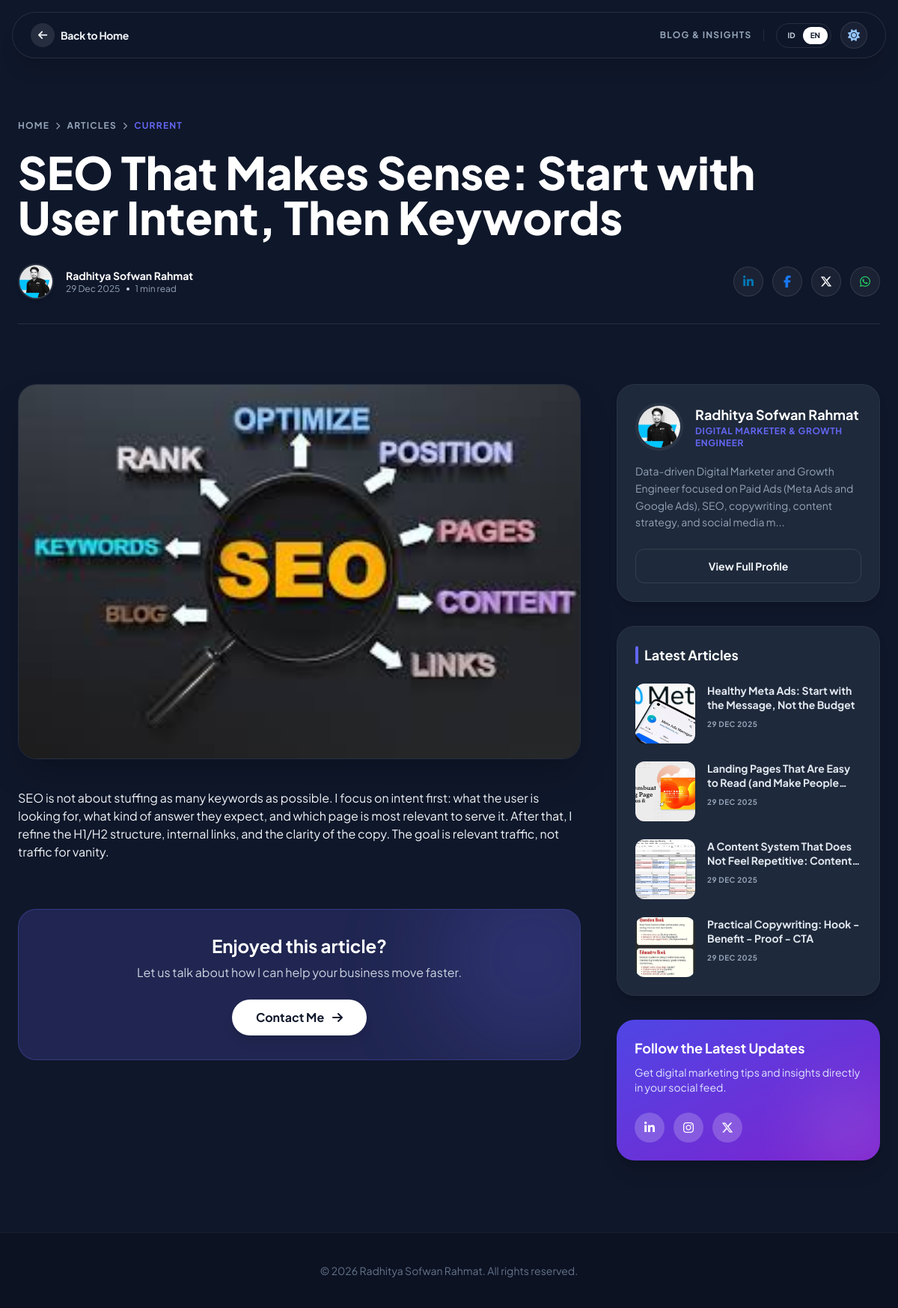
The app's page /article.php?id=3&lang=en with its own data.
### tables this page shows
CREATE TABLE `articles` (
  `id` int(11) NOT NULL AUTO_INCREMENT,
  `title` varchar(255) NOT NULL,
  `title_en` varchar(255) DEFAULT NULL,
  `content` longtext NOT NULL,
  `content_en` longtext DEFAULT NULL,
  `image_url` varchar(255) DEFAULT NULL,
  `created_at` timestamp NOT NULL DEFAULT current_timestamp(),
  `slug` varchar(255) DEFAULT NULL,
  `meta_desc` varchar(160) DEFAULT NULL,
  `meta_desc_en` varchar(160) DEFAULT NULL,
  PRIMARY KEY (`id`)
);

CREATE TABLE `profile` (
  `id` int(11) NOT NULL,
  `name` varchar(100) DEFAULT NULL,
  `bio` text DEFAULT NULL,
  `bio_en` text DEFAULT NULL,
  `address` text DEFAULT NULL,
  `whatsapp` varchar(20) DEFAULT NULL,
  `email` varchar(100) DEFAULT NULL,
  `site_title` varchar(50) DEFAULT 'Radhitya Sofwan',
  `site_title_en` varchar(50) DEFAULT NULL,
  `hero_role` varchar(100) DEFAULT 'Growth Engineer & Digital Strategist',
  `hero_role_en` varchar(100) DEFAULT NULL,
  `hero_image_url` varchar(255) DEFAULT 'uploads/hero_default.png',
  `profile_photo` varchar(255) DEFAULT 'uploads/profile_photo_default.jpg',
  `availability_text` varchar(100) DEFAULT 'AVAILABLE FOR NEW PROJECTS',
  `availability_text_en` varchar(100) DEFAULT NULL,
  `is_available` tinyint(1) DEFAULT 1,
  `cv_url` varchar(255) DEFAULT NULL,
  `projects_desc` text DEFAULT NULL,
  `projects_desc_en` text DEFAULT NULL,
  `contact_desc` text DEFAULT NULL,
  `contact_desc_en` text DEFAULT NULL,
  `projects_limit` int(11) DEFAULT 6,
  `seo_keywords` text DEFAULT 'Digital Marketing, Growth Hacking, Web Development, PHP, Meta Ads, SEO Specialist',
  `seo_keywords_en` text DEFAULT NULL,
  `link_github` varchar(255) DEFAULT NULL,
  `link_linkedin` varchar(255) DEFAULT NULL,
  `link_instagram` varchar(255) DEFAULT NULL,
  `link_facebook` varchar(255) DEFAULT NULL,
  `link_youtube` varchar(255) DEFAULT NULL,
  `link_tiktok` varchar(255) DEFAULT NULL,
  `link_threads` varchar(255) DEFAULT NULL,
  `link_twitter` varchar(255) DEFAULT NULL,
  `link_blog_pribadi` varchar(255) DEFAULT NULL,
  `custom_head_script` text DEFAULT NULL,
  `script_google` text DEFAULT NULL,
  `script_fb` text DEFAULT NULL,
  `script_other` text DEFAULT NULL,
  PRIMARY KEY (`id`)
);

### article.php (the view, shortened to what the rows shown need)
<?php
require_once 'i18n.php';
$lang = currentLang();
include 'db.php';
$protocol = isset($_SERVER['HTTPS']) && $_SERVER['HTTPS'] === 'on' ? "https" : "http";
$host = $_SERVER['HTTP_HOST'];
$scriptPath = dirname($_SERVER['SCRIPT_NAME']);
$baseUrl = $protocol . "://" . $host . rtrim(str_replace('\\', '/', $scriptPath), '/') . '/';
$id = isset($_GET['id']) ? (int)$_GET['id'] : 0;
$slug = isset($_GET['slug']) ? mysqli_real_escape_string($conn, $_GET['slug']) : '';
if ($slug) {
    $q = mysqli_query($conn, "SELECT * FROM articles WHERE slug='$slug'");
} else {
    $q = mysqli_query($conn, "SELECT * FROM articles WHERE id=$id");
}
$art = mysqli_fetch_assoc($q);
$profile = mysqli_fetch_assoc(mysqli_query($conn, "SELECT * FROM profile WHERE id=1"));
$articleTitle = localizedField($art, 'title', $lang);
$articleContent = localizedField($art, 'content', $lang);
$profileBio = localizedField($profile, 'bio', $lang);
$profileRole = localizedField($profile, 'hero_role', $lang);
$latestQ = mysqli_query($conn, "SELECT id, title, title_en, slug, image_url, created_at FROM articles WHERE id != {$art['id']} ORDER BY created_at DESC LIMIT 5");
function getBlogLink($slug, $id, $lang) {
    global $baseUrl;
    if (!empty($slug)) return localizedUrl($baseUrl . "blog/" . $slug, $lang);
    return localizedUrl($baseUrl . "article.php?id=" . $id, $lang);
}
?>
<!DOCTYPE html>
<html lang="<?php echo $lang; ?>">
<head>
    <script src="https://cdn.tailwindcss.com"></script>
    <link href="https://cdnjs.cloudflare.com/ajax/libs/font-awesome/6.6.0/css/all.min.css" rel="stylesheet">
</head>
<body class="bg-lightbg text-slate-800 dark:bg-darkbg dark:text-slate-100 selection:bg-primary selection:text-white">
    <div class="fixed top-0 left-0 right-0 z-50 flex justify-center px-4 pt-4 transition-all duration-300">
        <nav class="bg-white/90 dark:bg-slate-900/90 backdrop-blur-md border border-slate-200 dark:border-white/10 rounded-full px-6 py-3 w-full max-w-7xl flex justify-between items-center shadow-xl">
        </nav>
    </div>
    <header class="relative pt-32 pb-12 lg:pt-40 lg:pb-20 px-6">
        <div class="max-w-7xl mx-auto">
            <div class="flex items-center gap-2 text-xs font-bold uppercase tracking-widest text-slate-400 mb-6 justify-center lg:justify-start">
                <a href="<?php echo htmlspecialchars(localizedUrl('./', $lang)); ?>" class="hover:text-primary transition"><?php echo t('nav.home', [], $lang); ?></a>
                <i class="fas fa-chevron-right text-[10px]"></i>
                <a href="<?php echo htmlspecialchars(localizedUrl('./#blog', $lang)); ?>" class="hover:text-primary transition"><?php echo t('nav.articles', [], $lang); ?></a>
                <i class="fas fa-chevron-right text-[10px]"></i>
                <span class="text-primary truncate max-w-[150px]"><?php echo t('article.current', [], $lang); ?></span>
            </div>
            <h1 class="text-3xl md:text-5xl lg:text-6xl font-extrabold leading-tight mb-8 text-slate-900 dark:text-white text-center lg:text-left max-w-5xl">
                <?php echo htmlspecialchars($articleTitle); ?>
            </h1>
            <div class="flex flex-col lg:flex-row items-center gap-6 border-b border-slate-200 dark:border-white/10 pb-8">
                <div class="flex items-center gap-4">
                    <img src="<?php echo $profile['profile_photo']; ?>" class="w-12 h-12 rounded-full border-2 border-white dark:border-white/10 shadow-md object-cover">
                    <div>
                        <div class="text-sm font-bold text-slate-900 dark:text-white"><?php echo $profile['name']; ?></div>
                        <div class="text-xs text-slate-500 dark:text-slate-400 flex items-center gap-2">
                            <span><?php echo formatLocalizedDate($art['created_at'], $lang); ?></span>
                            <span class="w-1 h-1 rounded-full bg-slate-300"></span>
                            <span><?php echo ceil(str_word_count(strip_tags($articleContent)) / 200); ?> <?php echo t('article.min_read', [], $lang); ?></span>
                        </div>
                    </div>
                </div>
                <div class="lg:ml-auto flex gap-3">
                </div>
            </div>
        </div>
    </header>
    <div class="max-w-7xl mx-auto px-6 pb-24">
        <div class="grid grid-cols-1 lg:grid-cols-12 gap-12">
            <article class="lg:col-span-8">
                <?php if($art['image_url']): ?>
                    <div class="rounded-3xl overflow-hidden mb-10 border border-slate-200 dark:border-white/10 shadow-2xl relative group">
                        <img src="<?php echo $art['image_url']; ?>" class="w-full h-auto object-cover transform group-hover:scale-105 transition duration-700 ease-out">
                    </div>
                <?php endif; ?>
                <div class="prose prose-lg prose-slate dark:prose-invert max-w-none
                    prose-headings:font-bold prose-headings:tracking-tight
                    prose-a:text-primary prose-a:no-underline hover:prose-a:underline
                    prose-img:rounded-2xl prose-img:shadow-lg
                    prose-blockquote:border-l-primary prose-blockquote:bg-slate-50 dark:prose-blockquote:bg-white/5 prose-blockquote:py-2 prose-blockquote:px-6 prose-blockquote:not-italic prose-blockquote:rounded-r-lg">
                    <?php echo $articleContent; ?>
                </div>
                <div class="mt-16 bg-slate-900 dark:bg-primary/20 rounded-3xl p-8 text-center border border-slate-800 dark:border-primary/30 relative overflow-hidden">
                    <div class="absolute top-0 right-0 -mr-16 -mt-16 w-64 h-64 bg-primary/20 rounded-full blur-3xl"></div>
                    <h3 class="text-2xl font-bold text-white mb-2 relative z-10"><?php echo t('article.like', [], $lang); ?></h3>
                    <p class="text-slate-300 mb-6 relative z-10"><?php echo t('article.cta', [], $lang); ?></p>
                    <a href="https://wa.me/<?php echo $profile['whatsapp']; ?>" target="_blank" class="inline-block px-8 py-3 bg-white text-slate-900 rounded-full font-bold hover:bg-primary hover:text-white transition transform hover:-translate-y-1 shadow-lg relative z-10">
                    </a>
                </div>
            </article>
            <aside class="lg:col-span-4 space-y-8">
                <div class="bg-white dark:bg-darkcard p-6 rounded-3xl border border-slate-200 dark:border-white/5 shadow-lg sticky top-24">
                    <div class="flex items-center gap-4 mb-4">
                        <img src="<?php echo $profile['profile_photo']; ?>" class="w-16 h-16 rounded-full border-4 border-slate-50 dark:border-white/5 object-cover">
                        <div>
                            <h4 class="font-bold text-lg text-slate-900 dark:text-white"><?php echo $profile['name']; ?></h4>
                            <p class="text-xs font-bold text-primary uppercase tracking-wider"><?php echo htmlspecialchars($profileRole); ?></p>
                        </div>
                    </div>
                    <p class="text-sm text-slate-500 dark:text-slate-400 mb-6 leading-relaxed">
                        <?php echo htmlspecialchars(excerptText($profileBio, 150)); ?>
                    </p>
                    <a href="<?php echo htmlspecialchars(localizedUrl('./#about', $lang)); ?>" class="block w-full py-3 text-center rounded-xl border border-slate-200 dark:border-white/10 text-sm font-bold hover:bg-slate-50 dark:hover:bg-white/5 transition"><?php echo t('article.full_profile', [], $lang); ?></a>
                </div>
                <div class="bg-white dark:bg-darkcard p-6 rounded-3xl border border-slate-200 dark:border-white/5 shadow-lg">
                    <div class="space-y-6">
                        <?php while($latest = mysqli_fetch_assoc($latestQ)): ?>
                        <a href="<?php echo getBlogLink($latest['slug'], $latest['id'] ?? 0, $lang); ?>" class="flex gap-4 group">
                            <?php if(!empty($latest['image_url'])): ?>
                            <div class="w-20 h-20 flex-shrink-0 rounded-xl overflow-hidden">
                                <img src="<?php echo $latest['image_url']; ?>" class="w-full h-full object-cover group-hover:scale-110 transition duration-500">
                            </div>
                            <?php endif; ?>
                            <div class="flex-1">
                                <h4 class="text-sm font-bold text-slate-800 dark:text-slate-200 leading-snug group-hover:text-primary transition line-clamp-2">
                                    <?php echo htmlspecialchars(localizedField($latest, 'title', $lang)); ?>
                                </h4>
                                <span class="text-[10px] font-bold text-slate-400 mt-2 block uppercase tracking-wider">
                                    <?php echo formatLocalizedDate($latest['created_at'], $lang); ?>
                                </span>
                            </div>
                        </a>
                        <?php endwhile; ?>
                    </div>
                </div>
            </aside>
        </div>
    </div>
    <footer class="py-10 border-t border-slate-200 dark:border-white/5 text-center text-slate-500 text-sm bg-white dark:bg-black/20">
        &copy; <?php echo date('Y'); ?> <?php echo htmlspecialchars($profile['name']); ?>. <?php echo t('footer.rights', [], $lang); ?>
    </footer>
</body>
</html>

### records on screen
articles: title_en "SEO That Makes Sense: Start with User Intent, Then Keywords", created_at "29 Dec 2025", ceil(str_word_count(strip_tags($articleContent))/200) "1", image_url (picture), content_en "SEO is not about stuffing as many keywords as possible. I focus on intent first: what the user is looking for, what kind of answer they expect, and which page is most relevant to serve it. After that, I refine the H1/H2 structure, internal links, and the clarity of the copy. The goal is relevant traffic, not traffic for vanity."
profile: profile_photo (picture), name "Radhitya Sofwan Rahmat", hero_role_en "DIGITAL MARKETER & GROWTH ENGINEER", bio_en "Data-driven Digital Marketer and Growth Engineer focused on Paid Ads (Meta Ads and Google Ads), SEO, copywriting, content strategy, and social media m..."
articles: image_url (picture), title_en "Healthy Meta Ads: Start with the Message, Not the Budget", created_at "29 DEC 2025"
articles: image_url (picture), title_en "Landing Pages That Are Easy to Read (and Make…", created_at "29 DEC 2025"
articles: image_url (picture), title_en "A Content System That Does Not Feel Repetitive:…", created_at "29 DEC 2025"
articles: image_url (picture), title_en "Practical Copywriting: Hook - Benefit - Proof - CTA", created_at "29 DEC 2025"

### other values on screen
t('article.back_home', [], $lang) "Back to Home"
t('article.blog_insights', [], $lang) "BLOG & INSIGHTS"
t('nav.home', [], $lang) "HOME"
t('nav.articles', [], $lang) "ARTICLES"
t('article.current', [], $lang) "CURRENT"
t('article.min_read', [], $lang) "min read"
t('article.like', [], $lang) "Enjoyed this article?"
t('article.cta', [], $lang) "Let us talk about how I can help your business move faster."
t('article.contact', [], $lang) "Contact Me"
t('article.full_profile', [], $lang) "View Full Profile"
t('article.latest', [], $lang) "Latest Articles"
t('article.follow_updates', [], $lang) "Follow the Latest Updates"
t('article.follow_text', [], $lang) "Get digital marketing tips and insights directly in your social feed."
t('footer.rights', [], $lang) "All rights reserved."
